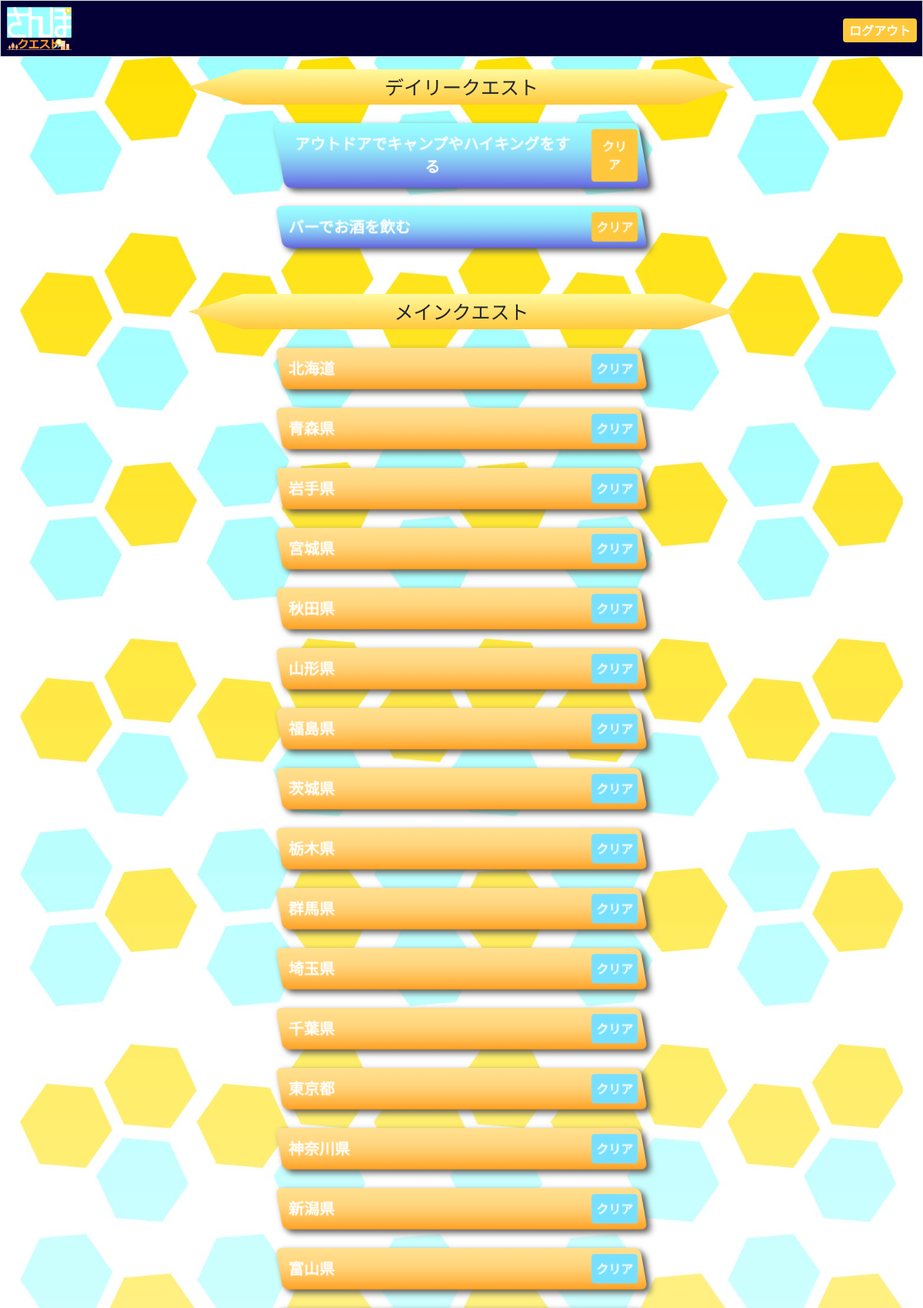
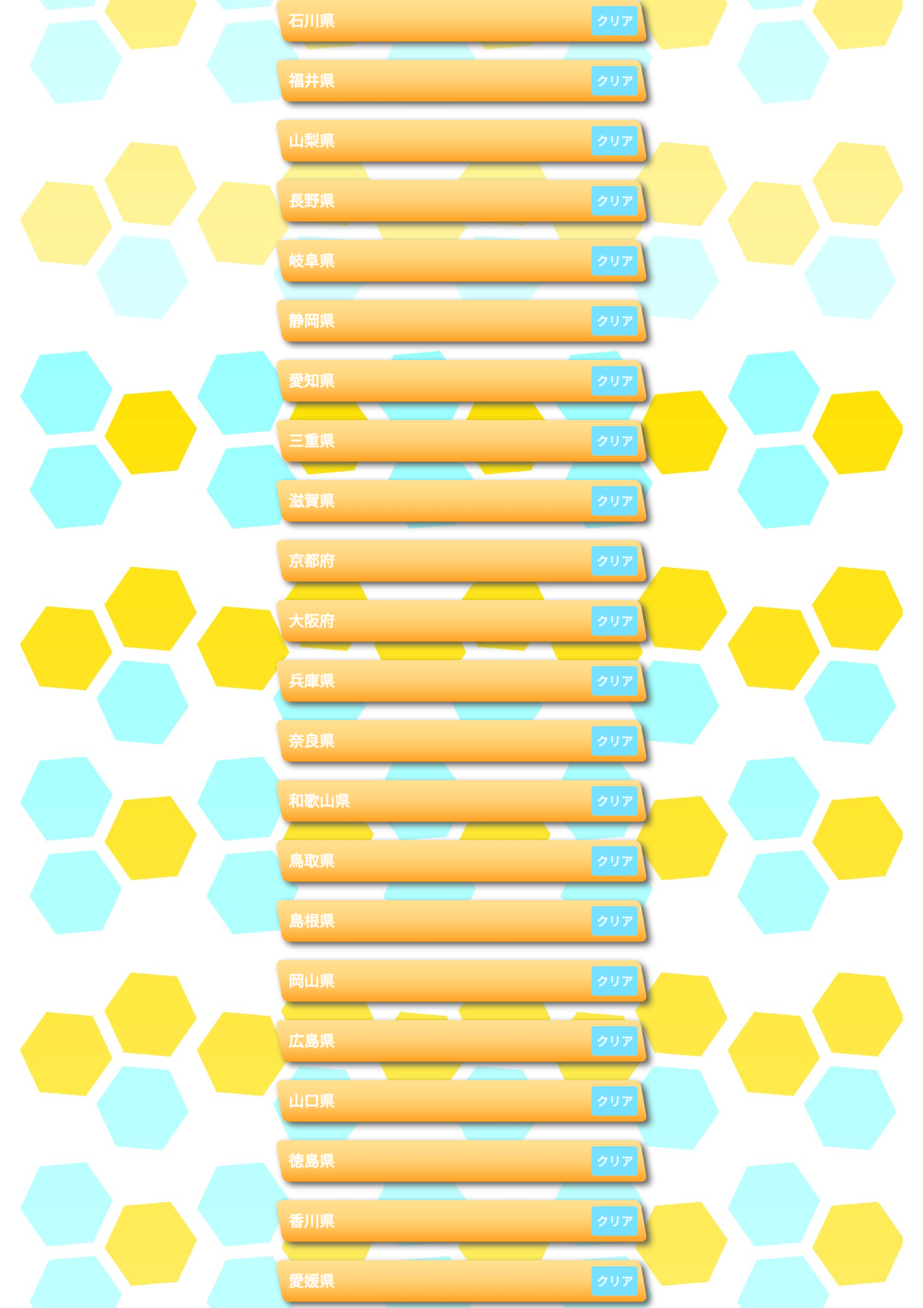
The app's page /quest (signed in, upper part) with its own data (2 pictures, top to bottom).
### tables this page shows
CREATE TABLE dailys(
id INTEGER PRIMARY KEY AUTOINCREMENT NOT NULL,
choice TEXT NOT NULL,
boolean_clear INTEGER NOT NULL DEFAULT 0
);

CREATE TABLE spots(
id INTEGER PRIMARY KEY AUTOINCREMENT NOT NULL,
prefecture TEXT,
spot TEXT,
boolean_clear INTEGER NOT NULL DEFAULT 0
);

### src/app.py (the view)
@app.route("/quest", methods=["GET", "POST"])
@login_required
def quest():
    conn = sqlite3.connect("../db/gacha.db")
    cur = conn.cursor()
    db = cur.execute("SELECT * FROM dailys")
    dailys = db.fetchall()
    db2 = cur.execute("SELECT * FROM spots")
    spots = db2.fetchall()
    return render_template("quest.html", dailys=dailys, spots=spots)

### src/app.py (called while the page is built)
def login_required(f):
    @wraps(f)
    def decorated_function(*args, **kwargs):
        if session.get("user_id") is None:
            return redirect("/login")
        return f(*args, **kwargs)
    return decorated_function

### src/templates/quest.html (shortened to what this page needs)
{% extends "layout.html" %}
{% block main %}
    <div class="title">
        <h1>デイリークエスト</h1>
    </div>
    {% for daily in dailys %}
    {% if daily[2] == 0 %}
        <form action="/achieve_daily_quest" method="POST">
            <div class="dailyquest">
                <label for="{{ daily[0] }}">{{ daily[1] }}</label>
                <button class="button-important" type="submit">クリア</button>
            </div>
        </form>
        {% endif %}
    {% endfor %}
    <div class="title">
        <h1>メインクエスト</h1>
    </div>
    {% for spot in spots %}
    {% if spot[3] == 0 %}
        <form action="/achieve_spot_quest" method="POST">
            <div class="mainquest">
                <label for="{{ spot[0] }}">{{ spot[1] }}</label>
                <button class="button-normal" type="submit">クリア</button>
            </div>
        </form>
        {% endif %}
    {% endfor %}
{% endblock %}

### src/templates/layout.html (shortened to what this page needs)
<!DOCTYPE html>
<html lang="ja">
    <head>
        <link href="https://cdn.jsdelivr.net/npm/bootstrap@5.1.3/dist/css/bootstrap.min.css" rel="stylesheet">
        <link href="/static/styles.css" rel="stylesheet">
    </head>
    <body>
        {% if session["user_id"] %}
        <nav class="button-register border navbar navbar-expand-md navbar-light nav_lock">
            <div class="container-fluid">
                <a class="navbar-brand" href="/"><img src="../static/images/sanpologo.png" style="width:auto; height:5.6rem"></a>
                        <ul class="navbar-nav ms-auto mt-2">
                            <li class="nav-item">
                                <form action="/logout">
                                    <button class="btn button-important" type="submit">ログアウト</button>
                                </form>
                            </li>
                        </ul>
                    {% endif %}
                </div>
        </nav>
        <main class="container-fluid py-5 text-center">
            {% block main %}{% endblock %}
        </main>
    </body>
</html>

### src/static/styles.css (style rules this page uses)
html { font-size:62.5%; height:100%; }
body { height: 100%; margin: 0; background-image:url(../static/images/background.jpg); background-size: contain; }
.btn { font-size:1.4rem; }
img { max-width: 100%; max-height: auto; }
.nav_lock { position: fixed; top:0; left:0; width:100%; z-index:2000; background-color:#040036; }
main { height:100%; }
.button-normal { color: #fff; font-weight:bold; font-size: 1.6rem; border: none; border-radius: 0.4rem; background-color: #78e0ff; }
.button-important { color: #fff; font-weight:bold; font-size: 1.6rem; border: none; border-radius: 0.4rem; background-color: #FFC83C; }
.button-register { color: #fff; font-weight:bold; background-color: #040036; }
.dailyquest { display:flex; justify-content:space-between; filter:drop-shadow(0.4rem 0.4rem 0.4rem #505050); width: 40%; min-width: 32rem; max-width: 48rem; margin: auto; margin-top:2.4rem; background: linear-gradient(#99ffff,70%,#6464e0); border-radius: 0.8rem; -webkit-transform: skew(10deg); }
.dailyquest label { padding: 1.2rem; color:#fff; -webkit-transform: skew(-10deg); font-size: 2.0rem; font-weight:bold; }
.dailyquest button { margin:0.8rem; -webkit-transform: skew(-10deg); }
.mainquest { display:flex; justify-content:space-between; filter:drop-shadow(0.4rem 0.4rem 0.4rem #505050); width: 40%; min-width: 32rem; max-width: 48rem; margin: auto; margin-top:2.4rem; background: linear-gradient(#ffe090,70%,#ffa020); border-radius: 0.8rem; -webkit-transform: skew(10deg); }
.mainquest label { padding: 1.2rem; color:#fff; -webkit-transform: skew(-10deg); font-size: 2.0rem; font-weight:bold; }
.mainquest button { margin:0.8rem; -webkit-transform: skew(-10deg); }
.title { background:linear-gradient(#fffaa0, #ffc83c); width:60%; margin:auto; margin-top:6rem; clip-path:polygon(10% 0%, 0% 50%, 10% 100%, 90% 100%, 100% 50%, 90% 0%); }
.title h1 { padding:0.8rem; }

### records on screen
dailys: choice "アウトドアでキャンプやハイキングをする"
dailys: choice "バーでお酒を飲む"
spots: prefecture "北海道"
spots: prefecture "青森県"
spots: prefecture "岩手県"
spots: prefecture "宮城県"
spots: prefecture "秋田県"
spots: prefecture "山形県"
spots: prefecture "福島県"
spots: prefecture "茨城県"
spots: prefecture "栃木県"
spots: prefecture "群馬県"
spots: prefecture "埼玉県"
spots: prefecture "千葉県"
spots: prefecture "東京都"
spots: prefecture "神奈川県"
spots: prefecture "新潟県"
spots: prefecture "富山県"
spots: prefecture "石川県"
spots: prefecture "福井県"
spots: prefecture "山梨県"
spots: prefecture "長野県"
spots: prefecture "岐阜県"
spots: prefecture "静岡県"
spots: prefecture "愛知県"
spots: prefecture "三重県"
spots: prefecture "滋賀県"
spots: prefecture "京都府"
spots: prefecture "大阪府"
spots: prefecture "兵庫県"
spots: prefecture "奈良県"
spots: prefecture "和歌山県"
spots: prefecture "鳥取県"
spots: prefecture "島根県"
spots: prefecture "岡山県"
spots: prefecture "広島県"
spots: prefecture "山口県"
spots: prefecture "徳島県"
spots: prefecture "香川県"
spots: prefecture "愛媛県"
